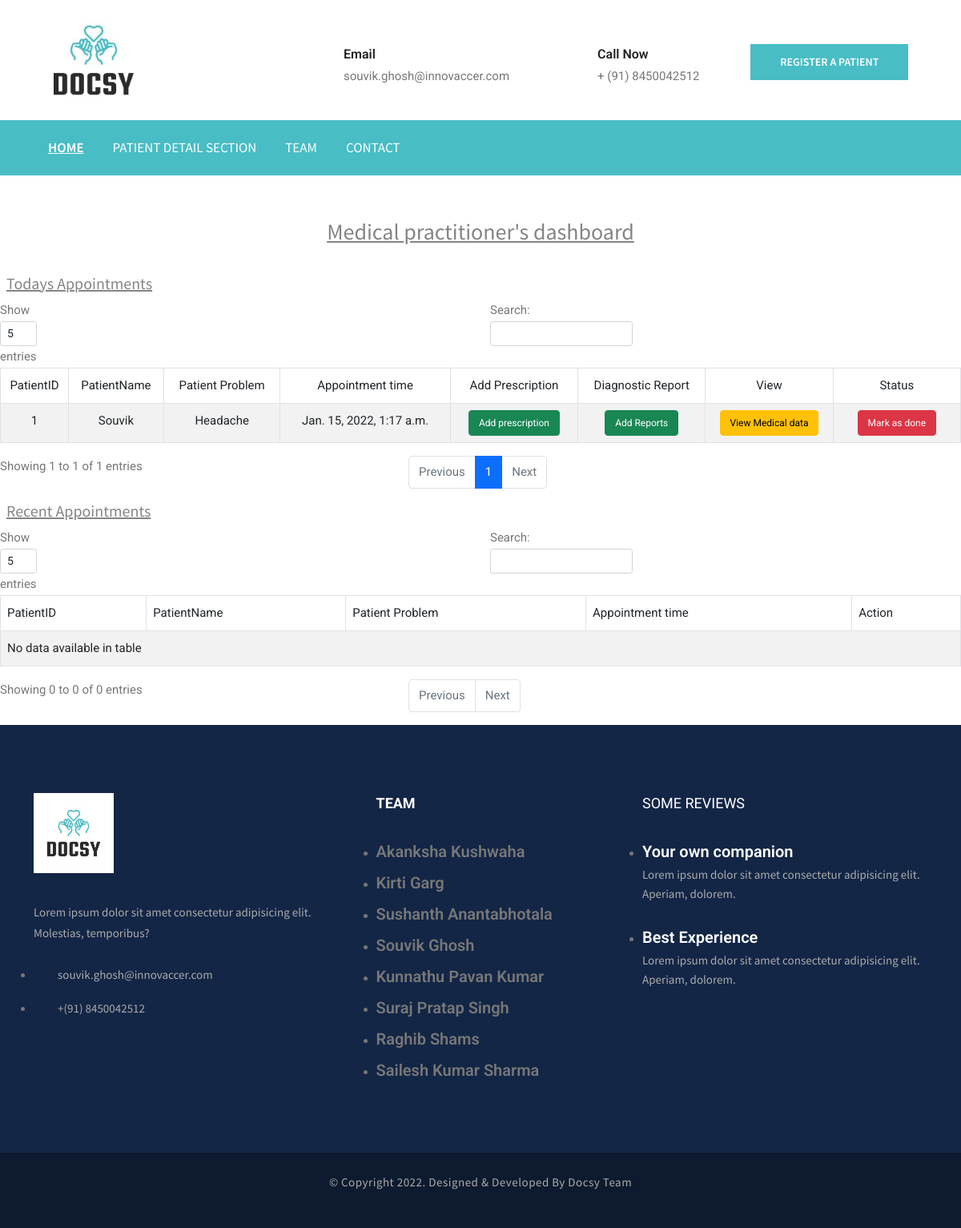
The page /doctorsDashboard/ (signed in) on the database as committed earlier.
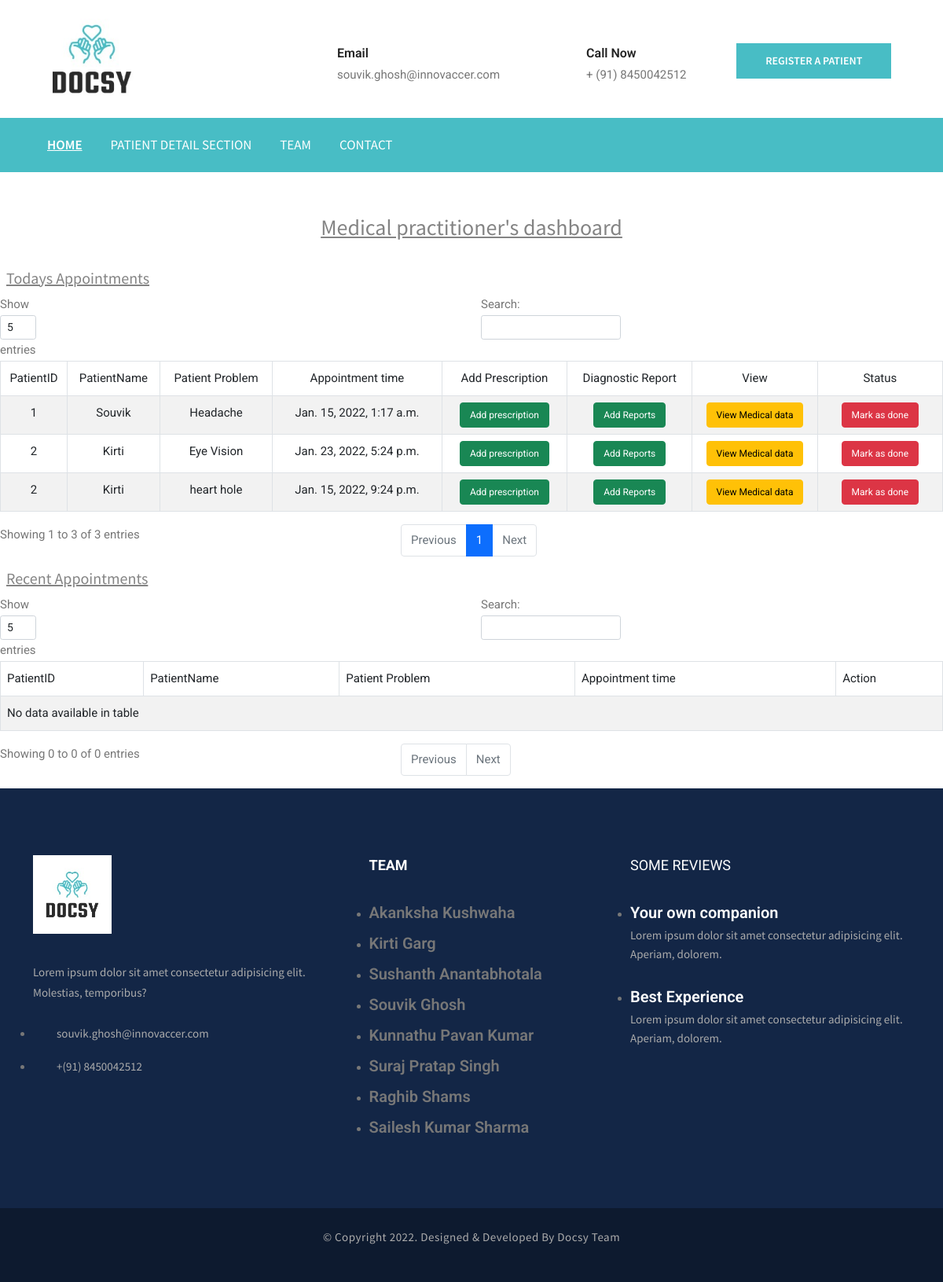
The same page on the database as committed later.
### patient/models.py (models this page shows)
class patient(models.Model):
    name = models.TextField(max_length=50)
    dob = models.DateField(default=date.today)
    gender = models.TextField(max_length=20)
    phoneno = models.TextField(unique=True, max_length=10)
    email=models.EmailField(unique=True,max_length=50)
    password = models.TextField(max_length=25)
    address = models.TextField(max_length=150)
    registration_time = models.DateField(default=date.today)

class Appointment(models.Model):
    patientId= models.ForeignKey(patient,on_delete=models.CASCADE)
    doctorId = models.IntegerField()
    specalist = models.TextField(max_length=50, null=True)
    disease=models.TextField(max_length=50, null=True)
    appointmentTime=models.DateTimeField(default=datetime.now)
    status=models.TextField(default="0")

### receptionist/views.py (the view)
# urls.py: path('doctorsDashboard/',views.doctorsDashboard,name="doctorsDashboard"),
def doctorsDashboard(request):
    doctor_id=request.session['doctor_id']
    today_appointments=Appointment.objects.all()
    d=doctor.objects.get(id=doctor_id)
    a=Appointment.objects.filter(doctorId=d.id,status="0")
    ap=[]
    for i in a:
        x=i.patientId
        ap.append([x.id,x.name,i.disease,i.appointmentTime,i.id])
    b=Appointment.objects.filter(doctorId=d.id,status="1")
    bp=[]
    for i in b:
        x=i.patientId
        bp.append([x.id,x.name,i.disease,i.appointmentTime,i.id])
    return render(request,'doctorsDashboard.html',{"today_appointments":ap,"past_appointments":bp, "doctor_id":d})

### receptionist/templates/doctorsDashboard.html (shortened to what the changed rows need)
{% load static %}
<!DOCTYPE html>
<html lang="en">
<head>
    <link href="https://cdn.jsdelivr.net/npm/bootstrap@5.0.2/dist/css/bootstrap.min.css" rel="stylesheet">
    <link rel="stylesheet" href="{% static 'css/style.css' %}">
</head>
<body>
    <div class="page-wrapper">
        <section class="header-uper">
            <div class="container">
            </div>
        </section>
        <nav class="navbar navbar-expand-lg navbar-dark">
            <div class="container">
            </div>
        </nav>
        <br />
        <br />
        <p class="h3 text-center"><u>Medical practitioner's dashboard</u></p>
        <br />
        <div class="table-responsive">
            <p class="h5 mx-2"><u>Todays Appointments</u></p>
            <table id="example1" class="table table-striped table-bordered" style="width:100%;">
                <thead>
                    <tr>
                        <td>
                            <div class="text-center">
                            </div>
                        </td>
                        <td>
                            <div class="text-center">
                            </div>
                        </td>
                        <td>
                            <div class="text-center">
                            </div>
                        </td>
                        <td>
                            <div class="text-center">
                            </div>
                        </td>
                        <td>
                            <div class="text-center">
                            </div>
                        </td>
                        <td>
                            <div class="text-center">
                            </div>
                        </td>
                        <td>
                            <div class="text-center">
                            </div>
                        </td>
                        <td>
                            <div class="text-center">
                            </div>
                        </td>
                    </tr>
                </thead>
                <tbody>
                    {% for row in today_appointments %}
                    <tr>
                        <td>
                            <div class="text-center">
                                {{row.0}}
                            </div>
                        </td>
                        <td>
                            <div class="text-center">
                                {{row.1}}
                            </div>
                        </td>
                        <td>
                            <div class="text-center">
                                {{row.2}}
                            </div>
                        </td>
                        <td>
                            <div class="text-center">
                                {{row.3}}
                            </div>
                        </td>
                        <td width="150">
                            <div class="text-center">
                                <a href="/prescription/{{row.0}}/{{row.4}}" class="btn-success btn" style="font-size: 12px;;">Add prescription</a>
                            </div>
                        </td>
                        <td width="150">
                            <div class="text-center">
                                <a href="add_reports/{{row.0}}/{{row.4}}" class="btn-success btn" style="font-size: 12px;;">Add Reports</a>
                            </div>
                        </td>
                        <td width="150">
                            <div class="text-center">
                                <a href="patientSummaryView/{{row.0}}/{{row.4}}" class="btn-warning btn" style="font-size: 12px;;">View Medical data</a>
                            </div>
                        </td>
                        <td width="150">
                            <div class="text-center">
                                <a href="checkstatus/{{row.0}}/{{row.4}}" class="btn-danger btn" style="font-size: 12px;;">Mark as done</a>
                            </div>
                        </td>
                    </tr>
                    {% endfor %}
                </tbody>
            </table>
        </div>
        <div class="table-responsive">
            <p class="h5 mx-2"><u>Recent Appointments</u></p>
            <table id="example2" class="table table-striped table-bordered" style="width:100%">
                <thead>
                    <tr>
                        <td>PatientID</td>
                        <td>PatientName</td>
                        <td> Patient Problem</td>
                        <td>Appointment time</td>
                        <td>Action</td>
                    </tr>
                </thead>
            </table>
        </div>
        <footer class="footer-main" id="footer">
            <div class="footer-top">
                <div class="container">
                    <div class="row justify-content-between">
                        <div class="col-lg-3 col-md-5 mb-3 mb-md-0">
                            <h2 style="font-weight: bold;">Team</h2>
                        </div>
                        <div class="col-lg-4 col-md-7">
                            <div class="social-links">
                                <h2>Some Reviews</h2>
                            </div>
                        </div>
                    </div>
                </div>
            </div>
            <div class="footer-bottom">
            </div>
        </footer>
    </div>
</body>
</html>

Rows that differ between the two databases and show on the page:
now on this page (row unchanged): patient: name "Kirti" "Kirti"
added Appointment: disease "Eye Vision", appointmentTime "Jan. 23, 2022, 5:24 p.m."
added Appointment: disease "heart hole", appointmentTime "Jan. 15, 2022, 9:24 p.m."
Other text that changed with them:
text written by a page script: "Show entries Search: Showing 1 to 1 of 1 entries Previous 1 Next" → "Show entries Search: Showing 1 to 3 of 3 entries Previous 1 Next"
new list line: "2 Add prescription Add Reports View Medical data Mark as done"
